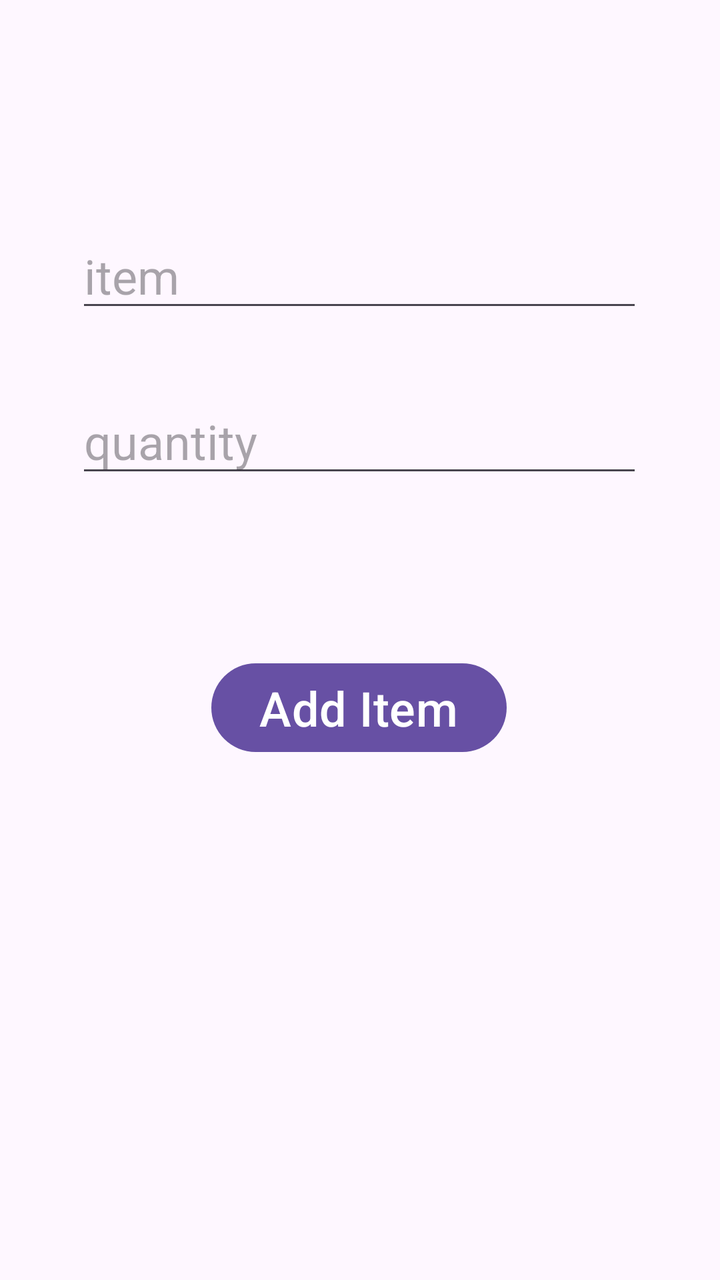
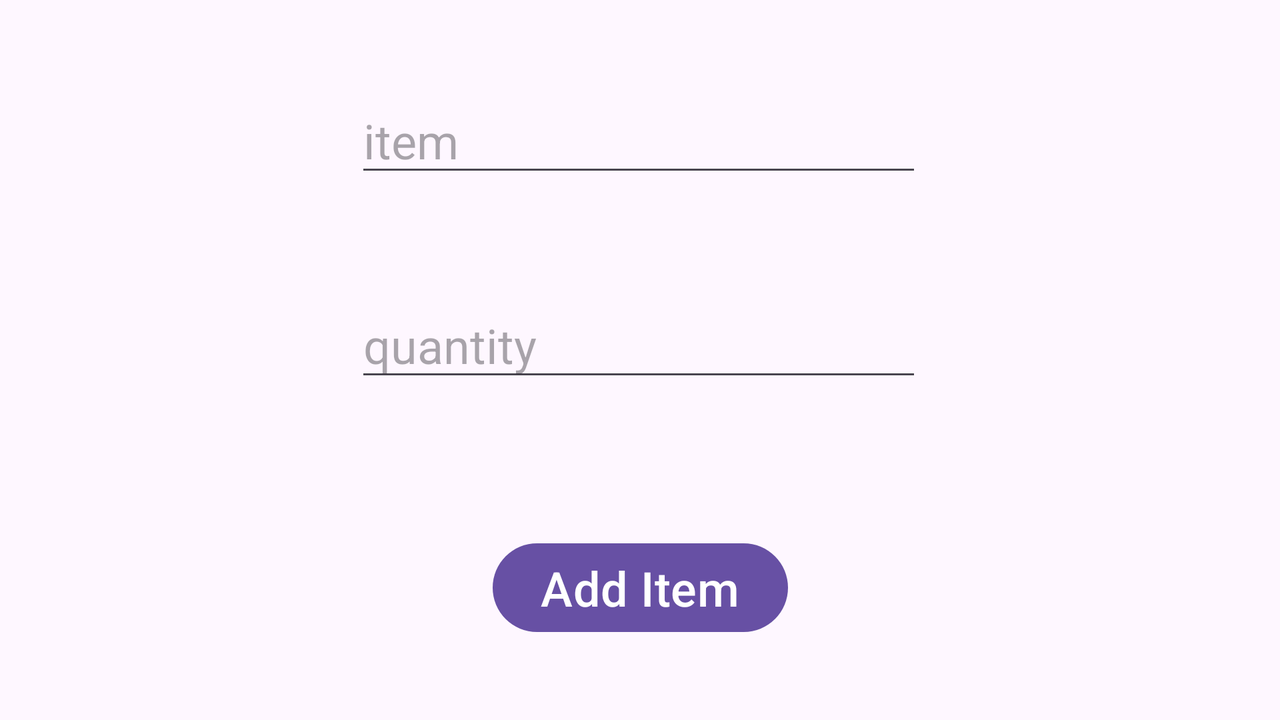

First picture: res/layout/ on a phone held upright. Second picture: the repository's own variant of that layout, on a device whose configuration matches the variant's folder. Source for both follows.
<!-- AndroidManifest.xml: application theme Theme.CostSettler -->
<!-- res/layout/fragment_add_item.xml -->
<?xml version="1.0" encoding="utf-8"?>
<androidx.constraintlayout.widget.ConstraintLayout xmlns:android="http://schemas.android.com/apk/res/android"
    xmlns:app="http://schemas.android.com/apk/res-auto"
    xmlns:tools="http://schemas.android.com/tools"
    android:layout_width="match_parent"
    android:layout_height="match_parent">

    <EditText
        android:id="@+id/itemNameInput"
        android:layout_width="wrap_content"
        android:layout_height="wrap_content"
        android:ems="10"
        android:hint="item"
        android:inputType="text"
        android:textSize="24sp"
        app:layout_constraintBottom_toTopOf="@+id/quantityInput"
        app:layout_constraintEnd_toEndOf="parent"
        app:layout_constraintHorizontal_bias="0.497"
        app:layout_constraintStart_toStartOf="parent"
        app:layout_constraintTop_toTopOf="parent"
        app:layout_constraintVertical_bias="0.771" />

    <EditText
        android:id="@+id/quantityInput"
        android:layout_width="wrap_content"
        android:layout_height="wrap_content"
        android:layout_marginBottom="84dp"
        android:ems="10"
        android:hint="quantity"
        android:inputType="number"
        android:textSize="24sp"
        app:layout_constraintBottom_toTopOf="@+id/addItemButton"
        app:layout_constraintEnd_toEndOf="parent"
        app:layout_constraintHorizontal_bias="0.497"
        app:layout_constraintStart_toStartOf="parent" />

    <Button
        android:id="@+id/addItemButton"
        android:layout_width="wrap_content"
        android:layout_height="wrap_content"
        android:layout_marginBottom="260dp"
        android:text="Add Item"
        android:textSize="24sp"
        app:layout_constraintBottom_toBottomOf="parent"
        app:layout_constraintEnd_toEndOf="parent"
        app:layout_constraintHorizontal_bias="0.498"
        app:layout_constraintStart_toStartOf="parent" />
</androidx.constraintlayout.widget.ConstraintLayout>
<!-- resources referenced by this layout -->
<resources>
  <style name="Theme.CostSettler" parent="Base.Theme.CostSettler" />
  <style name="Base.Theme.CostSettler" parent="Theme.Material3.DayNight.NoActionBar">
          
          
      </style>
</resources>
<!-- res/layout-land/fragment_add_item.xml (the repository's variant of the layout above) -->
<!-- drawn on the phone turned sideways -->
<?xml version="1.0" encoding="utf-8"?>
<androidx.constraintlayout.widget.ConstraintLayout xmlns:android="http://schemas.android.com/apk/res/android"
    xmlns:app="http://schemas.android.com/apk/res-auto"
    xmlns:tools="http://schemas.android.com/tools"
    android:layout_width="match_parent"
    android:layout_height="match_parent">

    <EditText
        android:id="@+id/quantityInput"
        android:layout_width="wrap_content"
        android:layout_height="wrap_content"
        android:layout_marginBottom="72dp"
        android:ems="10"
        android:hint="quantity"
        android:inputType="number"
        android:textSize="24sp"
        app:layout_constraintBottom_toTopOf="@+id/addItemButton"
        app:layout_constraintEnd_toEndOf="parent"
        app:layout_constraintHorizontal_bias="0.498"
        app:layout_constraintStart_toStartOf="parent" />

    <EditText
        android:id="@+id/itemNameInput"
        android:layout_width="wrap_content"
        android:layout_height="wrap_content"
        android:ems="10"
        android:hint="item"
        android:inputType="text"
        android:textSize="24sp"
        app:layout_constraintBottom_toTopOf="@+id/quantityInput"
        app:layout_constraintEnd_toEndOf="parent"
        app:layout_constraintHorizontal_bias="0.498"
        app:layout_constraintStart_toStartOf="parent"
        app:layout_constraintTop_toTopOf="parent"
        app:layout_constraintVertical_bias="0.453" />

    <Button
        android:id="@+id/addItemButton"
        android:layout_width="wrap_content"
        android:layout_height="wrap_content"
        android:layout_marginBottom="40dp"
        android:text="Add Item"
        android:textSize="24sp"
        app:layout_constraintBottom_toBottomOf="parent"
        app:layout_constraintEnd_toEndOf="parent"
        app:layout_constraintStart_toStartOf="parent" />
</androidx.constraintlayout.widget.ConstraintLayout>
